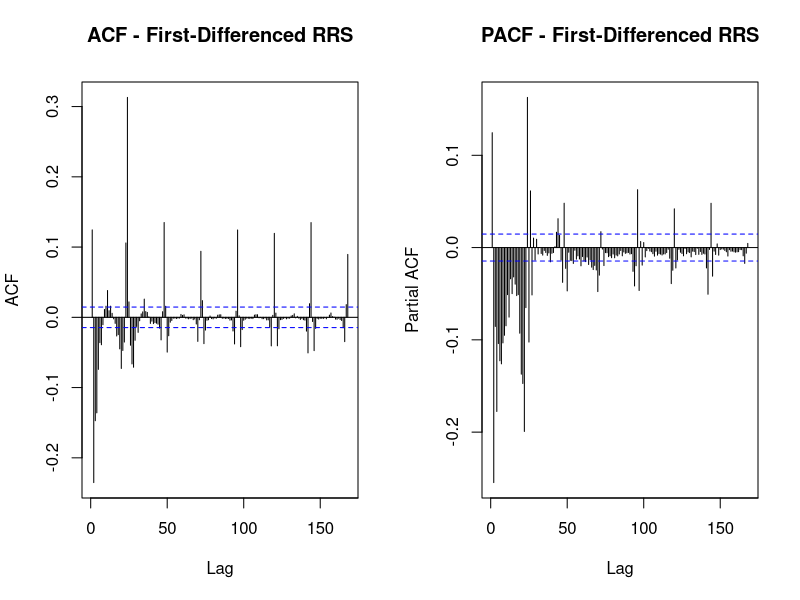

The R script that drew this image: (Note: this script raises an error after producing the figure.)
## ---- chunk 1
library(lubridate)
library(ggplot2)
library(forecast)
library(tidyverse)

#Load processed training data exported from data exploration
train_data <- read.csv("./Data/train_period_clean/data_train.csv")
## ---- chunk 2
#Apply first difference
RRS_diff1 <- diff(train_data$RRS, differences = 1)

par(mfrow=c(1,2))
Acf(RRS_diff1,  lag.max = 168, main = "ACF - First-Differenced RRS")
Pacf(RRS_diff1, lag.max = 168, main = "PACF - First-Differenced RRS")
par(mfrow=c(1,1))
## ---- chunk 3
ARIMA_RRS <- Arima(ts_RRS_arima,
                   order = c(1, 1, 1),
                   include.drift = FALSE)

print(ARIMA_RRS)
## ---- chunk 4
checkresiduals(ARIMA_RRS)
## ---- chunk 5
lb_test <- Box.test(ARIMA_RRS$residuals, lag = 24, type = "Ljung-Box")
print(lb_test)
## ---- chunk 6
#Generate Fourier terms for daily cycle (period = 24, k = 6)
fourier_train <- fourier(ts_RRS_arima, K = 6)

#Fit ARIMA(1,1,1) with Fourier terms as external regressors
ARIMA_Fourier_RRS <- Arima(ts_RRS_arima,
                            order = c(1, 1, 1),
                            include.drift = FALSE,
                            xreg = fourier_train)

print(ARIMA_Fourier_RRS)
## ---- chunk 7
checkresiduals(ARIMA_Fourier_RRS)
## ---- chunk 8
lb_test_fourier <- Box.test(ARIMA_Fourier_RRS$residuals, lag = 24, type = "Ljung-Box")
print(lb_test_fourier)
## ---- chunk 9
#Load test data
test_data <- read.csv("./Data/test_period_clean/data_test.csv")
n_test <- nrow(test_data)

#ARIMA(1,1,1) forecast and accuracy
forecast_arima <- forecast(ARIMA_RRS, h = n_test)
accuracy(forecast_arima, test_data$RRS)
## ---- chunk 10
#ARIMA + Fourier forecast and accuracy
fourier_test <- fourier(ts_RRS_arima, K=6, h=n_test)
forecast_fourier <- forecast(ARIMA_Fourier_RRS, xreg=fourier_test, h=n_test)
accuracy(forecast_fourier, test_data$RRS)
## ---- chunk 11
K_values <- 1:12

results <- lapply(K_values, function(K) {
  
  fourier_train <- fourier(ts_RRS_arima, K = K)
  
  model <- Arima(ts_RRS_arima,
                 order = c(1,1,1),
                 xreg = fourier_train)
  
  n_test <- nrow(test_data)
  fourier_test <- fourier(ts_RRS_arima, K = K, h = n_test)
  
  fc <- forecast(model, xreg = fourier_test, h = n_test)
  
  acc <- accuracy(fc, test_data$RRS)
  
  data.frame(
    K = K,
    RMSE = acc[2, "RMSE"],
    MAE = acc[2, "MAE"]
  )
})

do.call(rbind, results)
## ---- chunk 12
# Generate training regressors
fourier_train <- fourier(ts_RRS_arima, K = 2)

# Fit model
fit_auto <- auto.arima(ts_RRS_arima,
                       xreg = fourier_train,
                       seasonal = FALSE)

# Generate future regressors
fourier_test <- fourier(ts_RRS_arima, K = 2, h = n_test)

# Forecast WITH xreg
fc_auto <- forecast(fit_auto,
                    xreg = fourier_test,
                    h = n_test)

# Accuracy
accuracy(fc_auto, test_data$RRS)
## ---- chunk 13
#ARIMA + Fourier forecast and accuracy
fourier_train <- fourier(ts_RRS_arima, K = 2)
ARIMA_Fourier_RRS <- Arima(ts_RRS_arima,
                            order = c(1, 1, 1),
                            include.drift = FALSE,
                            xreg = fourier_train)

fourier_test <- fourier(ts_RRS_arima, K = 2, h = n_test)
forecast_fourier <- forecast(ARIMA_Fourier_RRS, xreg = fourier_test, h = n_test)
accuracy(forecast_fourier, test_data$RRS)
## ---- chunk 14
ts_RRS_train <- ts(RRS_train$RRS,
                   frequency = 24)
ts_RRS_test <- ts(RRS_test$RRS,
                   frequency = 24)
## ---- chunk 15
# fit model
RRS_nnetar_01 <- nnetar(ts_RRS_train)
# forecast
RRS_nnetar_fc <- forecast(RRS_nnetar_01, h = 2352)
## ---- chunk 16
# Accuracy
accuracy(RRS_nnetar_fc, RRS_test$RRS)
## ---- chunk 17
mtts_RRS_train <- msts(
  RRS_train$RRS,
  seasonal.periods = c(24, 168)
)
mtts_RRS_test <- msts(
  RRS_test$RRS,
  seasonal.periods = c(24, 168)
)

# Fit TBATS model
RRS_tbats_01 <- tbats(mtts_RRS_train, lambda = "auto")

# Forecast
RRS_tbats_fc <- forecast(RRS_tbats_01, h = 2352)
## ---- chunk 18
# Accuracy
accuracy(RRS_tbats_fc, RRS_test$RRS)
## ---- chunk 19
# Seasonal naive (daily pattern)
RRS_snaive_fc <- snaive(ts_RRS_train, h = 2352)

# Plot
plot(RRS_snaive_fc)
lines(ts_RRS_test, col = "red")

# Accuracy
accuracy(RRS_snaive_fc,  RRS_test$RRS)
## ---- chunk 20
# Extract test set metrics for each model
get_metrics <- function(acc) {
  c(
    RMSE = acc["Test set", "RMSE"],
    MAE  = acc["Test set", "MAE"],
    MASE = acc["Test set", "MASE"]
  )
}

# ARIMA
acc_arima <- accuracy(forecast_arima, test_data$RRS)

# ARIMA + Fourier
acc_fourier <- accuracy(forecast_fourier, test_data$RRS)

# NNETAR
acc_nnetar <- accuracy(RRS_nnetar_fc, test_data$RRS)

# TBATS
acc_tbats <- accuracy(RRS_tbats_fc, as.numeric(mtts_RRS_test))

# Seasonal Naive (daily)
acc_snaive_d <- accuracy(RRS_snaive_fc, test_data$RRS)

# Combine into table
comparison_table <- rbind(
  ARIMA            = get_metrics(acc_arima),
  ARIMA_Fourier    = get_metrics(acc_fourier),
  NNETAR           = get_metrics(acc_nnetar),
  TBATS            = get_metrics(acc_tbats),
  SNaive_Daily     = get_metrics(acc_snaive_d)
)

# Convert to dataframe
comparison_table <- as.data.frame(comparison_table)

# Print nicely
round(comparison_table, 3)
write.csv(comparison_table, "model_comparison.csv", row.names = FALSE)
## ---- chunk 21
plot(time_index, ts_RRS_test,
     type = "l",
     col = "black", lwd = 2,
     main = "Forecast vs Actual (Real Time)",
     xlab = "Date", ylab = "RRS")

lines(time_index, forecast_arima$mean, col = "#1f77b4", lwd = 1)
lines(time_index, forecast_fourier$mean, col = "#2ca02c", lwd = 1)
lines(time_index, RRS_tbats_fc$mean, col = "#ff7f0e", lwd = 1)
lines(time_index, RRS_snaive_fc$mean, col = "#d62728", lwd = 1, lty = 2)

legend("topright",
       legend = c("Actual", "ARIMA", "ARIMA+Fourier", "TBATS", "SNaive"),
       col = c("black", "#1f77b4", "#2ca02c", "#ff7f0e", "#d62728"),
       lwd = 2, lty = c(1,1,1,1,2),
       bty = "n")

## ---- chunk 22
ylim_use <- c(0, quantile(ts_RRS_test, 0.99, na.rm = TRUE))

plot(time_index, ts_RRS_test,
     type = "l",
     col = "black", lwd = 2,
     ylim = ylim_use,
     main = "Forecast vs Actual (Zoomed)",
     xlab = "Date", ylab = "RRS")

lines(time_index, forecast_arima$mean,   col = "#1f77b4", lwd = 1)
lines(time_index, forecast_fourier$mean, col = "#2ca02c", lwd = 1)
lines(time_index, RRS_tbats_fc$mean,     col = "#ff7f0e", lwd = 1)
lines(time_index, RRS_snaive_fc$mean,    col = "#d62728", lwd = 1, lty = 2)

legend("topright",
       legend = c("Actual", "ARIMA", "ARIMA+Fourier", "TBATS", "SNaive"),
       col = c("black", "#1f77b4", "#2ca02c", "#ff7f0e", "#d62728"),
       lwd = 1, 
       cex = 0.8,
       lty = c(1,1,1,1,2), bty = "n")
## ---- chunk 23
#Zoom in to see last week of January 
# Define window (last week of Jan)
start_date <- as.POSIXct("2026-01-25 00:00")
end_date   <- as.POSIXct("2026-01-31 23:59")

idx <- time_index >= start_date & time_index <= end_date
plot(time_index[idx], ts_RRS_test[idx],
     type = "l",
     col = "black", lwd = 2,
     main = "Forecast vs Actual (Last Week of January)",
     xlab = "Date", ylab = "RRS")

lines(time_index[idx], forecast_arima$mean[idx], col = "#1f77b4", lwd = 1)
lines(time_index[idx], forecast_fourier$mean[idx], col = "#2ca02c", lwd = 1)
lines(time_index[idx], RRS_tbats_fc$mean[idx], col = "#ff7f0e", lwd = 1)
lines(time_index[idx], RRS_snaive_fc$mean[idx], col = "#d62728", lwd = 1, lty = 2)

legend("topright",
       legend = c("Actual", "ARIMA", "ARIMA+Fourier", "TBATS", "SNaive"),
       col = c("black", "#1f77b4", "#2ca02c", "#ff7f0e", "#d62728"),
       lwd = 2, lty = c(1,1,1,1,2),
       bty = "n")

## ---- chunk 24
#Zoom in to see last week of January 
# Define window (last week of Jan)
start_date <- as.POSIXct("2026-01-25 00:00")
end_date   <- as.POSIXct("2026-01-31 23:59")

idx <- time_index >= start_date & time_index <= end_date
plot(time_index[idx], ts_RRS_test[idx],
     type = "l",
     col = "black", lwd = 2,ylim = ylim_use,
     main = "Forecast vs Actual (Last Week of January)",
     xlab = "Date", ylab = "RRS")

lines(time_index[idx], forecast_arima$mean[idx], col = "#1f77b4", lwd = 1)
lines(time_index[idx], forecast_fourier$mean[idx], col = "#2ca02c", lwd = 1)
lines(time_index[idx], RRS_tbats_fc$mean[idx], col = "#ff7f0e", lwd = 1)
lines(time_index[idx], RRS_snaive_fc$mean[idx], col = "#d62728", lwd = 1, lty = 2)

legend("topright",
       legend = c("Actual", "ARIMA", "ARIMA+Fourier", "TBATS", "SNaive"),
       col = c("black", "#1f77b4", "#2ca02c", "#ff7f0e", "#d62728"),
       lwd = 2, lty = c(1,1,1,1,2),
       bty = "n")
